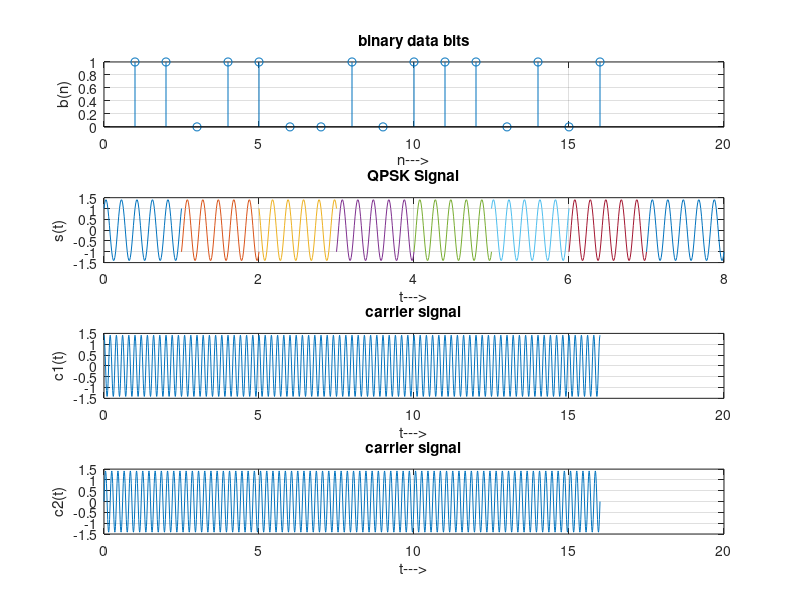

This figure's MATLAB source:
clear all;
close all;

tb = 1;
t = 0:tb/100:tb;
fc = 5;

q = sin(2 * pi * fc * t);
i = cos(2 * pi * fc * t);

n = 16;
m = rand(1, n);
m = round(m);

t1 = 0;
t2 = tb;

for index = 1:2:n-1
  t = [t1:0.01:t2];
  
  if m(index) == 1
    ms = ones(1, length(t))
  else
    ms = -1 * ones(1, length(t))
  end
  
  isig(index, :) = i .* ms;
  
  if m(index + 1) == 1
    ms = ones(1, length(t));
  else
    ms = -1 * ones(1, length(t));
  end

  qsig(index,:) = q .* ms;
  
  qpsk = isig + qsig;
  
  subplot(4, 1, 2);
  plot(t, qpsk(index,:));
  title('QPSK Signal');
  xlabel('t--->');
  ylabel('s(t)');
  grid on;
  hold on;
  
  t1 = t1 + tb;
  t2 = t2 + tb;
end
hold off;

subplot(4, 1, 1);
stem(m);
title('binary data bits');
xlabel('n--->');
ylabel('b(n)');
grid on;

tn = 0:tb/100:n.*tb;
i = sqrt(2/tb)*cos(2 * pi * fc * tn);
subplot(4, 1, 3);
plot(tn, i);
title('carrier signal');
xlabel('t--->');
ylabel('c1(t)');
grid on;

tn = 0:tb/100:n.*tb;
c2 = sqrt(2/tb) * sin(2 * pi * fc * tn);
subplot(4, 1, 4);
plot(tn, c2);
title('carrier signal');
xlabel('t--->');
ylabel('c2(t)');
grid on;
